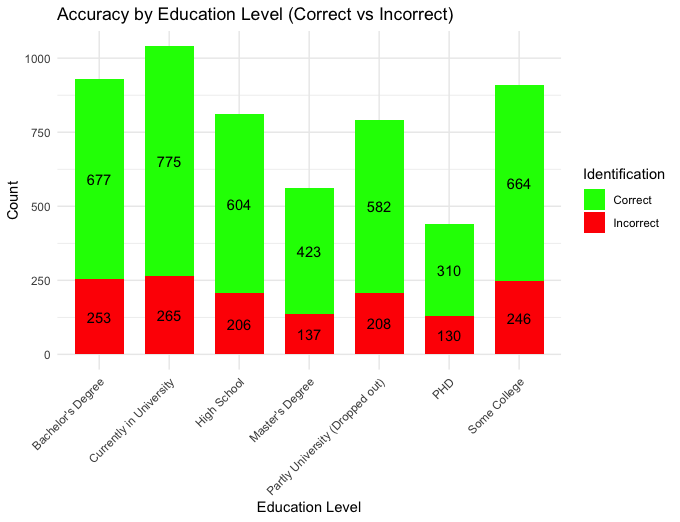

Recreate this plot in R.
library(readxl)
library(ggplot2)
library(dplyr)
library(tidyr)

data <- read_excel("Clean Data AI vs Real News.xlsx")

correct_answers <- c("AI Generated", "Real News", "Real News", "AI Generated", 
                     "AI Generated", "Real News", "AI Generated", "Real News", 
                     "AI Generated", "Real News")

data <- data %>%
  mutate(Article1_Correct = ifelse(Article1_Identification == correct_answers[1], 1, 0),
         Article2_Correct = ifelse(Article2_Identification == correct_answers[2], 1, 0),
         Article3_Correct = ifelse(Article3_Identification == correct_answers[3], 1, 0),
         Article4_Correct = ifelse(Article4_Identification == correct_answers[4], 1, 0),
         Article5_Correct = ifelse(Article5_Identification == correct_answers[5], 1, 0),
         Article6_Correct = ifelse(Article6_Identification == correct_answers[6], 1, 0),
         Article7_Correct = ifelse(Article7_Identification == correct_answers[7], 1, 0),
         Article8_Correct = ifelse(Article8_Identification == correct_answers[8], 1, 0),
         Article9_Correct = ifelse(Article9_Identification == correct_answers[9], 1, 0),
         Article10_Correct = ifelse(Article10_Identification == correct_answers[10], 1, 0))


education_accuracy <- data %>%
  gather(key = "Article", value = "Correct", Article1_Correct:Article10_Correct) %>%
  group_by(Education) %>%
  summarize(Correct = sum(Correct), Incorrect = n() - sum(Correct)) %>%
  gather(key = "Identification", value = "Count", Correct, Incorrect)


ggplot(education_accuracy, aes(x = Education, y = Count, fill = Identification)) +
  geom_bar(stat = "identity", width = 0.7) +  # Narrower bars
  geom_text(aes(label = Count), position = position_stack(vjust = 0.5)) +  # Adding count labels
  labs(title = "Accuracy by Education Level (Correct vs Incorrect)",
       x = "Education Level", y = "Count") +
  theme_minimal() +
  scale_fill_manual(values = c("Correct" = "green", "Incorrect" = "red")) +
  theme(axis.text.x = element_text(angle = 45, hjust = 1))
